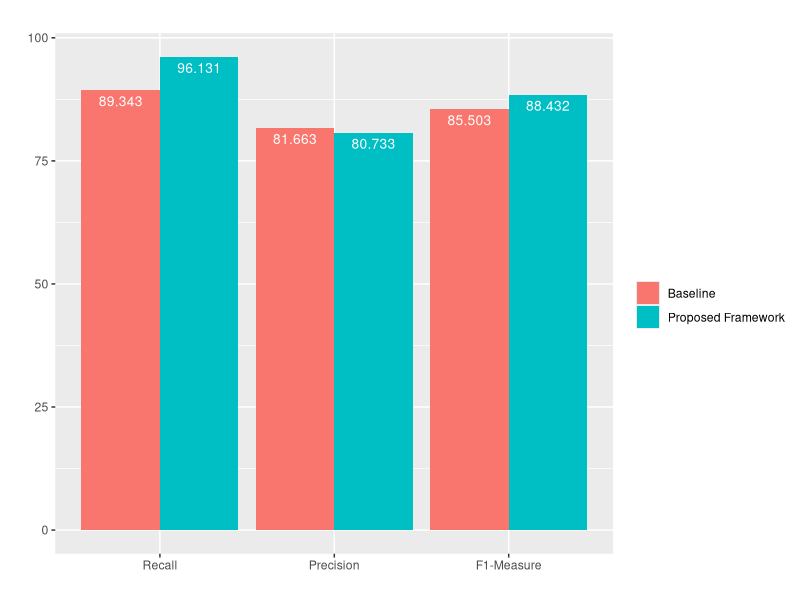

Write the R code that produced this figure. (Note: this script raises an error after producing the figure.)
library(ggplot2)
df1 <- data.frame(supp=rep(c("Baseline", "Proposed Framework"), each=3),
                  metric=rep(c("Recall", "Precision", "F1-Measure"),2),
                  len=c(89.709, 88.913, 89.309, 91.946, 90.131, 91.029))

df2 <- data.frame(supp=rep(c("Baseline", "Proposed Framework"), each=3),
                  metric=rep(c("Recall", "Precision", "F1-Measure"),2),
                  len=c(89.343, 81.663, 85.503, 96.131, 80.733, 88.432))

df3 <- data.frame(supp=rep(c("Baseline", "Proposed Framework"), each=3),
                  metric=rep(c("Recall", "Precision", "F1-Measure"),2),
                  len=c(81.384, 76.191, 78.787, 95.182, 80.892, 88.037))

head(df1)
#df1$metric=as.factor(df1$metric)
#df1$metric <- factor(df1$metric, as.character(df1$metric))
df1$metric <- factor(df1$metric, levels = c("Recall", "Precision", "F1-Measure"))
df2$metric <- factor(df2$metric, levels = c("Recall", "Precision", "F1-Measure"))
df3$metric <- factor(df3$metric, levels = c("Recall", "Precision", "F1-Measure"))



ggplot(data=df2, aes(x=metric, y=len, fill=supp)) +
  geom_bar(stat="identity", position=position_dodge()) +
  geom_text(aes(label=len), vjust=1.6, color="white",
          position = position_dodge(0.9), size=3.5) +
  labs(title="", x = "", y = "", color = "Categorias", fill = "")


library(forcats)

df1 %>%
  mutate(name = fct_relevel(name, "Recall", "Precision", "F1-Measure")) %>%
  ggplot( aes(x=name, y=val)) +
  geom_bar(stat="identity")



# Create some data
df2 <- data.frame(supp=rep(c("VC", "OJ"), each=3),
                  dose=rep(c("0.5", "1", "2"),2),
                  len=c(6.8, 15, 33, 4.2, 10, 29.5))
head(df2)


data_summary <- function(data, varname, groupnames){
  require(plyr)
  summary_func <- function(x, col){
    c(mean = mean(x[[col]], na.rm=TRUE),
      sd = sd(x[[col]], na.rm=TRUE))
  }
  data_sum<-ddply(data, groupnames, .fun=summary_func,
                  varname)
  data_sum <- rename(data_sum, c("mean" = varname))
  return(data_sum)
}


require(ggplot2)

data(ToothGrowth)

df3 <- data_summary(ToothGrowth, varname="len", 
                    groupnames=c("supp", "dose"))
# Convert dose to a factor variable
df3$dose=as.factor(df3$dose)

head(df3)


# Standard deviation of the mean as error bar
p <- ggplot(df3, aes(x=dose, y=len, fill=supp)) + 
  geom_bar(stat="identity", position=position_dodge())
#+
  #geom_errorbar(aes(ymin=len-sd, ymax=len+sd), width=.2,
  #              position=position_dodge(.9))

p + scale_fill_brewer(palette="Paired") + 
  #geom_text(aes(label=len), vjust=-0.3, size=3.5)+
  geom_text(aes(label=len), vjust=1.6, color="black", size=3.5) +
  theme_minimal()


ggplot(data=df2, aes(x=dose, y=len, fill=supp)) +
  geom_bar(stat="identity", position=position_dodge())+
  geom_text(aes(label=len), vjust=1.6, color="white",
            position = position_dodge(0.9), size=3.5)+
  scale_fill_brewer(palette="Paired")+
  theme_minimal()


ggplot(data=df3, aes(x=dose, y=len, fill=supp)) +
  geom_bar(stat="identity", position=position_dodge())+
  geom_text(aes(label=len), vjust=1.6, color="white",
            position = position_dodge(0.9), size=3.5)+
  geom_errorbar(aes(ymin=len-sd, ymax=len+sd), width=.2,
                position=position_dodge(.9))

  scale_fill_brewer(palette="Paired")+
  theme_minimal()
  
head(df3)  

df3

ggplot(data=df3, aes(x=dose, y=len, fill=supp)) +
    geom_bar(stat="identity", position=position_dodge())+
    #geom_text(aes(label=len), vjust=10, color="white",
  geom_text(aes(label=len), hjust=5, color="white",
              position = position_dodge(0.9), size=3.5)+
    geom_errorbar(aes(ymin=len-sd, ymax=len+sd), width=.2,
                  position=position_dodge(.9)) + 
  
    #scale_fill_brewer(palette="Paired")+
    theme_minimal() + 
    coord_flip()
